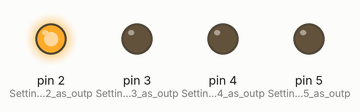
The sketch below on a simulated Arduino Uno, built with avr-gcc and run on an emulated ATmega328P. On the bench: output pins drawn as LEDs (lit = HIGH).

Above: at 0.05 s.
At 0.25 s:
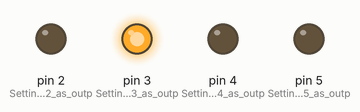
At 0.75 s:
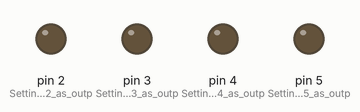
At 1.45 s:
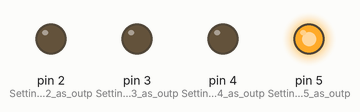
At 2.85 s:
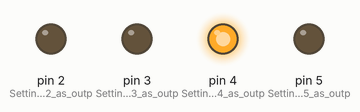
Timing chart, 0 to 3.1 s (numbered marks = the images above):
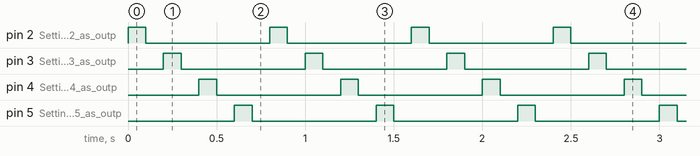

Measured:
- by itself, pin 2 (Setting_the_pin_2_as_outp), pin 3 (Setting_the_pin_3_as_outp), pin 4 (Setting_the_pin_4_as_outp), pin 5 (Setting_the_pin_5_as_outp): alternates HIGH for 0.10 s and LOW for 0.70 s

The sketch:

project3.ino
```cpp
int val = 100;                                  // Creating a integer variable d with value equal to 100
void setup()
  {
       pinMode(2, OUTPUT);          // Setting the pin 2 as output
       pinMode(3, OUTPUT);          // Setting the pin 3 as output
       pinMode(4, OUTPUT);          //Setting the pin 4 as output
       pinMode(5, OUTPUT);          // Setting the pin 5 as output
  }
void loop()
  {
      for (int i =2; i<6; i++)
        {
           digitalWrite(i, HIGH);
           delay(val);
           digitalWrite(i, LOW);
           delay(val);
        }
  }
```
